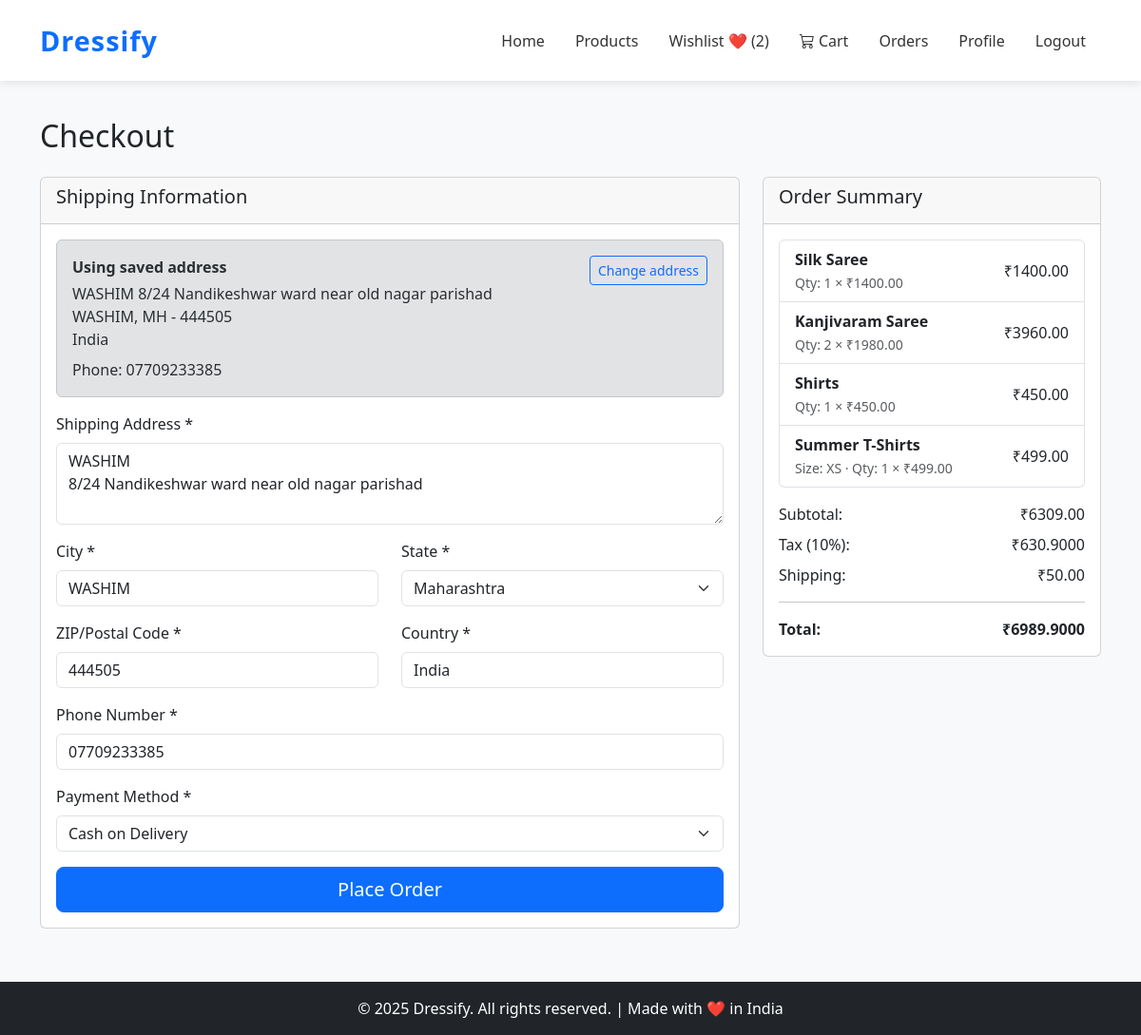
Page /orders/create/ (signed in) on the earlier database version.
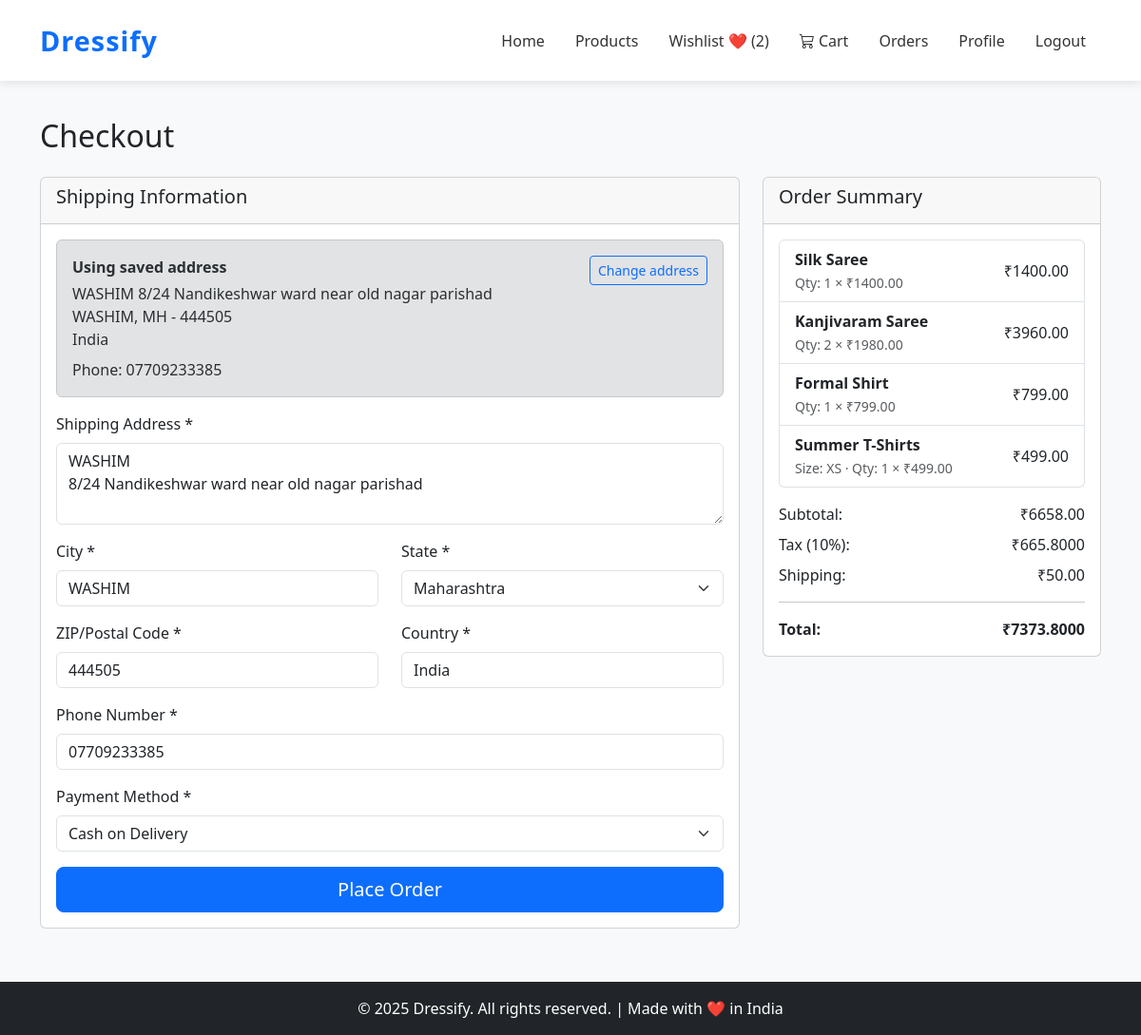
Same page on the later database version.
### products/models.py (models this page shows, shortened)
class Product(models.Model):
    category = models.ForeignKey(Category, on_delete=models.CASCADE, related_name='products')
    name = models.CharField(max_length=200)
    slug = models.SlugField(max_length=220, unique=True, blank=True)
    sku = models.CharField(max_length=50, unique=True, help_text="Stock Keeping Unit (Unique Product ID)")
    description = models.TextField()
    price = models.DecimalField(max_digits=10, decimal_places=2)
    discount_price = models.DecimalField(max_digits=10, decimal_places=2, blank=True, null=True)
    stock = models.PositiveIntegerField(default=0)
    available = models.BooleanField(default=True)
    brand = models.CharField(max_length=100, blank=True, null=True)
    image = models.ImageField(upload_to='product_images/', blank=True, null=True)
    tags = models.CharField(max_length=255, blank=True, help_text="Comma-separated tags for search")
    available_sizes = models.CharField(
        max_length=255,
        blank=True,
        help_text="Comma-separated sizes like XS,S,M,L,XL"
    )
    rating = models.DecimalField(max_digits=3, decimal_places=2, default=0.0)
    created_at = models.DateTimeField(auto_now_add=True)
    updated_at = models.DateTimeField(auto_now=True)
    class Meta:
        ordering = ['-created_at']
        indexes = [
            models.Index(fields=['id', 'slug']),
            models.Index(fields=['name']),
        ]

### orders/views.py (the view, shortened to what this page needs)
# urls.py: path('create/', views.OrderCreateView.as_view(), name='create'),
class OrderCreateView(LoginRequiredMixin, View):
    template_name = 'orders/order_create.html'
    def get(self, request):
        user_address = getattr(request.user, 'address', None)
        initial_data = user_address.to_order_initial() if user_address else {}
        form = OrderForm(initial=initial_data)
        cart = get_cart(request)
        cart_items_qs = cart.items.select_related('product') if cart else None
        items_data = []
        subtotal = Decimal('0.00')
        if cart_items_qs and cart_items_qs.exists():
            for ci in cart_items_qs:
                product = ci.product
                quantity = ci.quantity
                price = product.discount_price if product.discount_price else product.price
                item_subtotal = price * quantity
                subtotal += item_subtotal
                items_data.append({
                    'product': product,
                    'quantity': quantity,
                    'price': price,
                    'subtotal': item_subtotal,
                    'size': ci.size
                })
        tax = subtotal * Decimal('0.10') if subtotal > 0 else Decimal('0.00')
        shipping_cost = Decimal('50.00') if subtotal > 0 else Decimal('0.00')
        total = subtotal + tax + shipping_cost
        change_address_url = f"{reverse('address_update')}?next={request.path}"
        return render(request, self.template_name, {
            'form': form,
            'page_title': 'Checkout',
            'cart_items': items_data,
            'subtotal': subtotal,
            'tax': tax,
            'shipping_cost': shipping_cost,
            'total': total,
            'saved_address': user_address,
            'address_change_url': change_address_url,
        })

### Accounts/models.py (called while the page is built)
    def to_order_initial(self):
        return {
            'shipping_address': self.address_line,
            'shipping_city': self.city,
            'shipping_state': self.state,
            'shipping_zip_code': self.zip_code,
            'shipping_country': self.country,
            'shipping_phone': self.phone_number,
        }

### cart/views.py (called while the page is built)
def get_cart(request):
    if request.user.is_authenticated:
        cart, created = Cart.objects.get_or_create(user=request.user)
    else:
        if not request.session.session_key:
            request.session.create()
        request.session.save()  # ✅ force save so session_key is persistent
        cart, created = Cart.objects.get_or_create(session_key=request.session.session_key)
    return cart

### orders/templates/orders/Order_create.html (shortened to what the changed rows need)
{% extends 'base.html' %}
{% load static %}
{% block content %}
<div class="container my-5">
    <h2 class="mb-4">Checkout</h2>
    <div class="row">
        <div class="col-md-4">
            <div class="card">
                <div class="card-body">
                    {% if cart_items %}
                    <ul class="list-group mb-3">
                        {% for item in cart_items %}
                        <li class="list-group-item d-flex justify-content-between align-items-center">
                            <div>
                                <div class="fw-bold">{{ item.product.name }}</div>
                                <small class="text-muted">
                                    {% if item.size %}Size: {{ item.size }} · {% endif %}
                                    Qty: {{ item.quantity }} × ₹{{ item.price }}
                                </small>
                            </div>
                            <div>₹{{ item.subtotal }}</div>
                        </li>
                        {% endfor %}
                    </ul>
                    <div class="d-flex justify-content-between mb-2">
                        <span>Subtotal:</span>
                        <span>₹{{ subtotal }}</span>
                    </div>
                    <div class="d-flex justify-content-between mb-2">
                        <span>Tax (10%):</span>
                        <span>₹{{ tax }}</span>
                    </div>
                    <div class="d-flex justify-content-between mb-2">
                        <span>Shipping:</span>
                        <span>₹{{ shipping_cost }}</span>
                    </div>
                    <hr>
                    <div class="d-flex justify-content-between">
                        <strong>Total:</strong>
                        <strong>₹{{ total }}</strong>
                    </div>
                    {% else %}
                    <p class="text-muted">Your cart is empty. Add items to see the order summary.</p>
                    {% endif %}
                </div>
            </div>
        </div>
    </div>
</div>
{% endblock %}

Differences in the rows shown:
changed Product: product.name "Shirts" → "Formal Shirt"; price "450.00" → "799.00"; subtotal "450.00" → "799.00"
Other differences:
{{ subtotal }}: "6309.00" → "6658.00"
{{ tax }}: "630.9000" → "665.8000"
{{ total }}: "6989.9000" → "7373.8000"
